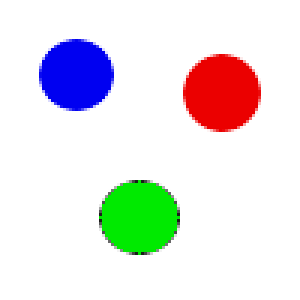
#> input picture Lab_10/circulos.png, 100 x 100 px (shown 3 times larger)
$ python det_cirls.py   (Python 2 division)
#> lines starting #> are read from the running program, lines starting #| are printed output that depends on the picture
#!/usr/bin/python
#coding: utf-8

from PIL import Image
from numpy import array
import cv
import numpy as np
import math
from time import time

def RGBtoGry(Ary_RGB,i,j):
    mtz_gry = np.zeros(shape = (i,j))
    for n in xrange(i):
       for m in xrange(j):
          mtz_gry[n,m] = int((np.sum(Ary_RGB[n,m]))/3)
    cv.SaveImage("Gray_2.png",cv.fromarray(mtz_gry))
    im_gry = cv.LoadImage("Gray_2.png")
    cv.ShowImage('Grises', im_gry)
    return mtz_gry

# [130 lines left out: functions convolucion, DFS, circulos, not called in this run]

def main():
    t_inicial = time()

    im = Image.open('circulos.png')
#> im is the input picture: PIL image 100x100 RGB; mean R, G, B 229, 228.3, 228
    im.show()
    arr_rgb = array(im)
    (i,j) = (arr_rgb.shape[0],arr_rgb.shape[1])
#> i = 100; j = 100

    arr_gry = RGBtoGry(arr_rgb,i,j) #llamamos a RGB to Gray
#> after the loop in RGBtoGry, `for n in xrange(i):`:
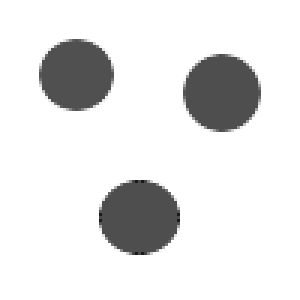
#> mtz_gry: shape (100, 100) float64 (shown 3 times larger); min 25, max 255, mean 228.4
    p_bordes = dict()
    p_bordes = convolucion(arr_gry,i,j,p_bordes) #llamamos a convolución

    #Tengo los bordes a este momento

    #Debo separarlos con un DFS
    objetos = DFS(p_bordes,i,j)
    print objetos #imprimo para saber si el DFS jala
    #despues separarlos los analiso para encontrar sus centros...


    #lol

    #circulos(p_bordes,i,j)

    # print p_bordes

    t_final = time()
    t_total = t_final - t_inicial
    print "Tiempo de procesamiento: ",t_total

    cv.WaitKey(0)

if __name__ == '__main__':
    main()
#> (the call stopped at in RGBtoGry, `im_gry = cv.LoadImage("Gray_2.png")`: cv is not available in this run)

$ run again, with Lab_10/ciruculo_az.png copied over Lab_10/circulos.png
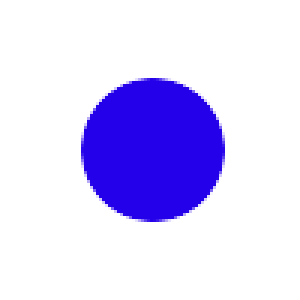
#> input picture Lab_10/ciruculo_az.png, 100 x 100 px (shown 3 times larger)
#> in main, im is the input picture: PIL image 100x100 RGB; mean R, G, B 215.9, 209.4, 251.2
#> after the loop in RGBtoGry, `for n in xrange(i):`:
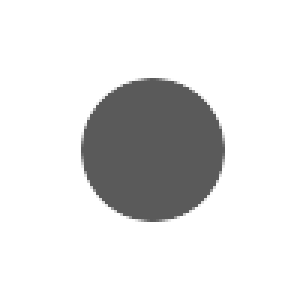
#> mtz_gry: shape (100, 100) float64 (shown 3 times larger); min 90, max 255, mean 225.5
